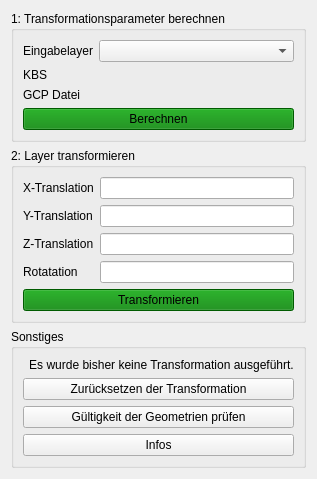
        <widget class="QWidget" name="tab_1">
         <attribute name="title">
          <string>Transformation</string>
         </attribute>
         <layout class="QVBoxLayout" name="verticalLayout">
          <item>
           <widget class="QGroupBox" name="calcParametersGroupBox">
            <property name="sizePolicy">
             <sizepolicy hsizetype="Preferred" vsizetype="Fixed">
              <horstretch>0</horstretch>
              <verstretch>0</verstretch>
             </sizepolicy>
            </property>
            <property name="title">
             <string>1: Transformationsparameter berechnen</string>
            </property>
            <property name="alignment">
             <set>Qt::AlignLeading|Qt::AlignLeft|Qt::AlignTop</set>
            </property>
            <property name="flat">
             <bool>false</bool>
            </property>
            <property name="checkable">
             <bool>false</bool>
            </property>
            <layout class="QFormLayout" name="formLayout">
             <property name="fieldGrowthPolicy">
              <enum>QFormLayout::AllNonFixedFieldsGrow</enum>
             </property>
             <property name="verticalSpacing">
              <number>6</number>
             </property>
             <property name="bottomMargin">
              <number>9</number>
             </property>
             <item row="1" column="0">
              <widget class="QLabel" name="tf_label_eingabelayer">
               <property name="text">
                <string>Eingabelayer</string>
               </property>
              </widget>
             </item>
             <item row="1" column="1">
              <widget class="QgsMapLayerComboBox" name="comboEingabelayerTransform"/>
             </item>
             <item row="2" column="0">
              <widget class="QLabel" name="label_14">
               <property name="text">
                <string>KBS</string>
               </property>
              </widget>
             </item>
             <item row="2" column="1">
              <widget class="QgsProjectionSelectionWidget" name="projectionSelectionTransform"/>
             </item>
             <item row="4" column="0">
              <widget class="QLabel" name="label_17">
               <property name="text">
                <string>GCP Datei</string>
               </property>
              </widget>
             </item>
             <item row="4" column="1">
              <widget class="QgsFileWidget" name="fileWidgetTargetCoordinates"/>
             </item>
             <item row="6" column="0" colspan="2">
              <widget class="QPushButton" name="btnOpenTransformDlg">
               <property name="autoFillBackground">
                <bool>false</bool>
               </property>
               <property name="styleSheet">
                <string notr="true">background-color : green</string>
               </property>
               <property name="text">
                <string>Berechnen</string>
               </property>
              </widget>
             </item>
            </layout>
           </widget>
          </item>
          <item>
           <widget class="QGroupBox" name="layerTransformGroupBox">
            <property name="enabled">
             <bool>true</bool>
            </property>
            <property name="sizePolicy">
             <sizepolicy hsizetype="Preferred" vsizetype="Fixed">
              <horstretch>0</horstretch>
              <verstretch>0</verstretch>
             </sizepolicy>
            </property>
            <property name="title">
             <string>2: Layer transformieren</string>
            </property>
            <layout class="QFormLayout" name="formLayout_2">
             <item row="0" column="0">
              <widget class="QLabel" name="label_18">
               <property name="text">
                <string>X-Translation</string>
               </property>
              </widget>
             </item>
             <item row="0" column="1">
              <widget class="QLineEdit" name="xTranslationText">
               <property name="readOnly">
                <bool>true</bool>
               </property>
              </widget>
             </item>
             <item row="1" column="0">
              <widget class="QLabel" name="label_19">
               <property name="text">
                <string>Y-Translation</string>
               </property>
              </widget>
             </item>
             <item row="1" column="1">
              <widget class="QLineEdit" name="yTranslationText">
               <property name="readOnly">
                <bool>true</bool>
               </property>
              </widget>
             </item>
             <item row="2" column="0">
              <widget class="QLabel" name="label_20">
               <property name="text">
                <string>Z-Translation</string>
               </property>
              </widget>
             </item>
             <item row="2" column="1">
              <widget class="QLineEdit" name="zTranslationText">
               <property name="readOnly">
                <bool>true</bool>
               </property>
              </widget>
             </item>
             <item row="3" column="0">
              <widget class="QLabel" name="label_21">
               <property name="text">
                <string>Rotatation</string>
               </property>
              </widget>
             </item>
             <item row="3" column="1">
              <widget class="QLineEdit" name="rotationText"/>
             </item>
             <item row="5" column="0" colspan="2">
              <widget class="QPushButton" name="btnTransformInputLayers">
               <property name="styleSheet">
                <string notr="true">background-color: green</string>
               </property>
               <property name="text">
                <string>Transformieren</string>
               </property>
              </widget>
             </item>
            </layout>
           </widget>
          </item>
          <item>
           <widget class="QGroupBox" name="groupBox_4">
            <property name="sizePolicy">
             <sizepolicy hsizetype="Preferred" vsizetype="Preferred">
              <horstretch>0</horstretch>
              <verstretch>0</verstretch>
             </sizepolicy>
            </property>
            <property name="whatsThis">
             <string comment="1"/>
            </property>
            <property name="title">
             <string>Sonstiges</string>
            </property>
            <property name="alignment">
             <set>Qt::AlignLeading|Qt::AlignLeft|Qt::AlignTop</set>
            </property>
            <property name="flat">
             <bool>false</bool>
            </property>
            <layout class="QFormLayout" name="formLayout_3">
             <property name="sizeConstraint">
              <enum>QLayout::SetDefaultConstraint</enum>
             </property>
             <property name="fieldGrowthPolicy">
              <enum>QFormLayout::ExpandingFieldsGrow</enum>
             </property>
             <property name="rowWrapPolicy">
              <enum>QFormLayout::DontWrapRows</enum>
             </property>
             <property name="labelAlignment">
              <set>Qt::AlignLeading|Qt::AlignLeft|Qt::AlignTop</set>
             </property>
             <property name="formAlignment">
              <set>Qt::AlignLeading|Qt::AlignLeft|Qt::AlignTop</set>
             </property>
             <property name="topMargin">
              <number>9</number>
             </property>
             <item row="1" column="1">
              <widget class="QLabel" name="transformationStateText">
               <property name="sizePolicy">
                <sizepolicy hsizetype="Expanding" vsizetype="Preferred">
                 <horstretch>0</horstretch>
                 <verstretch>0</verstretch>
                </sizepolicy>
               </property>
               <property name="text">
                <string>Es wurde bisher keine Transformation ausgeführt.</string>
               </property>
               <property name="alignment">
                <set>Qt::AlignCenter</set>
               </property>
              </widget>
             </item>
             <item row="3" column="0" colspan="2">
              <widget class="QPushButton" name="transformResetBtn">
               <property name="text">
                <string>Zurücksetzen der Transformation</string>
               </property>
              </widget>
             </item>
             <item row="4" column="0" colspan="2">
              <widget class="QPushButton" name="transformValidityBtn">
               <property name="text">
                <string>Gültigkeit der Geometrien prüfen</string>
               </property>
              </widget>
             </item>
             <item row="5" column="0" colspan="2">
              <widget class="QPushButton" name="transformInfoBtn">
               <property name="sizePolicy">
                <sizepolicy hsizetype="Minimum" vsizetype="Fixed">
                 <horstretch>0</horstretch>
                 <verstretch>0</verstretch>
                </sizepolicy>
               </property>
               <property name="text">
                <string>Infos</string>
               </property>
              </widget>
             </item>
            </layout>
           </widget>
          </item>
         </layout>
        </widget>
